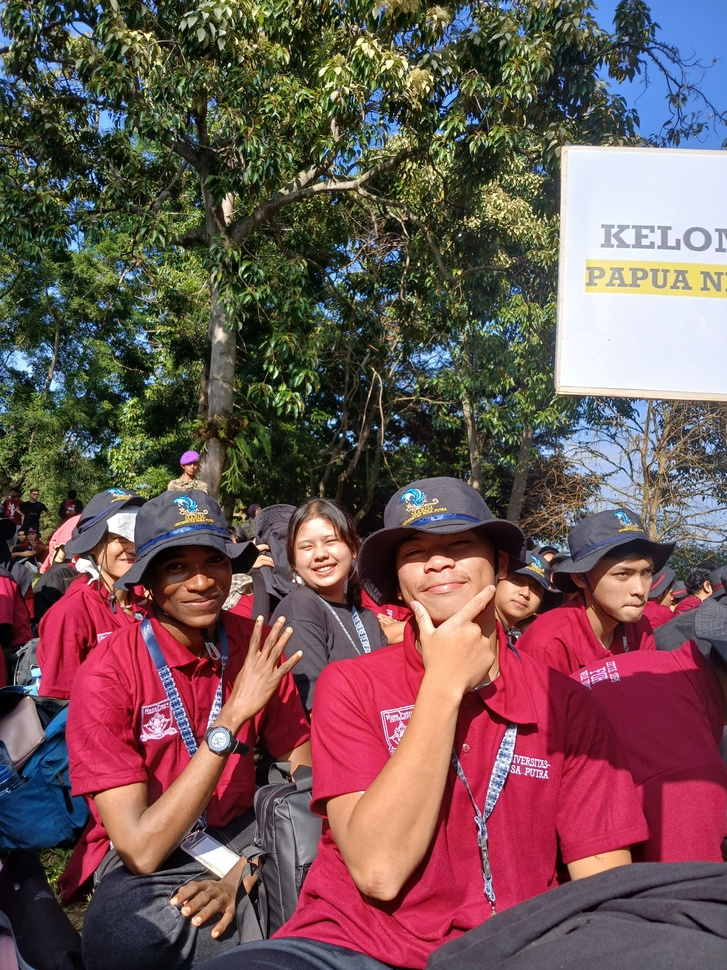
#> input picture foto.jpg, 727 x 970 px, shrunk from 1920 x 2560 before the run
$ python rotation.py
#> lines starting #> are read from the running program, lines starting #| are printed output that depends on the picture

import cv2
import matplotlib.pyplot as plt

# Membaca gambar
img = cv2.imread("foto.jpg")
#> img is the input picture: shape (970, 727, 3); mean B, G, R 84.5, 85.4, 111.5

if img is None:
    print("Gambar tidak ditemukan!")
    exit()

img = cv2.cvtColor(img, cv2.COLOR_BGR2RGB)

tinggi, lebar = img.shape[:2]
#> tinggi = 970; lebar = 727

# Menentukan titik pusat
pusat = (lebar // 2, tinggi // 2)
#> pusat = (363, 485)

# Rotasi 45 derajat
M45 = cv2.getRotationMatrix2D(pusat, 45, 1.0)
hasil_45 = cv2.warpAffine(img, M45, (lebar, tinggi))
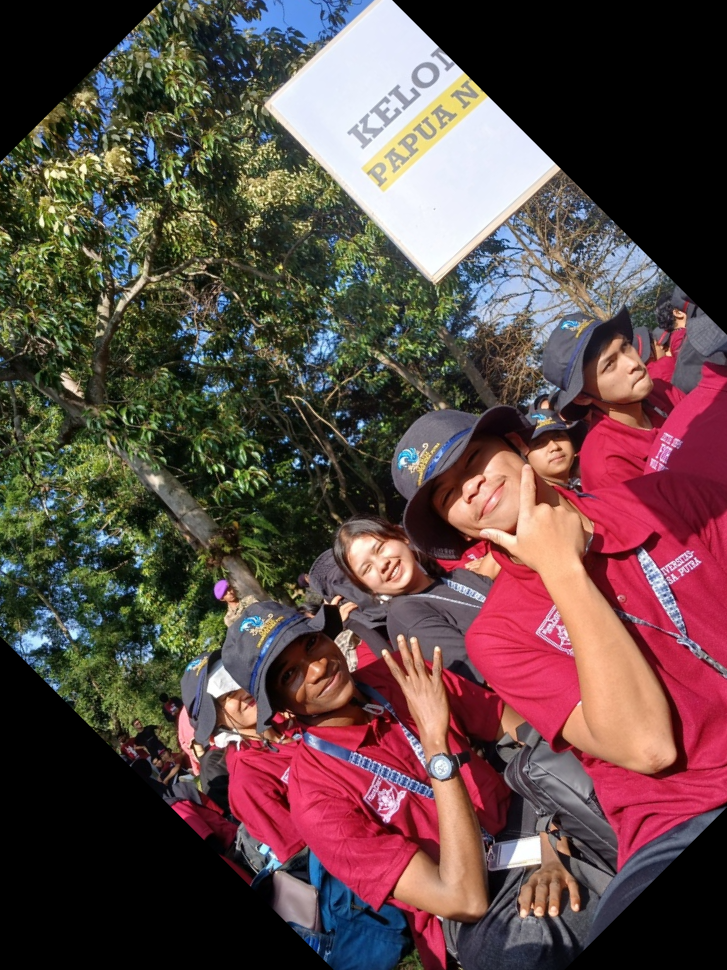
#> hasil_45: shape (970, 727, 3); mean R, G, B 94.2, 72.1, 69.5

# Rotasi 90 derajat
M90 = cv2.getRotationMatrix2D(pusat, 90, 1.0)
hasil_90 = cv2.warpAffine(img, M90, (lebar, tinggi))
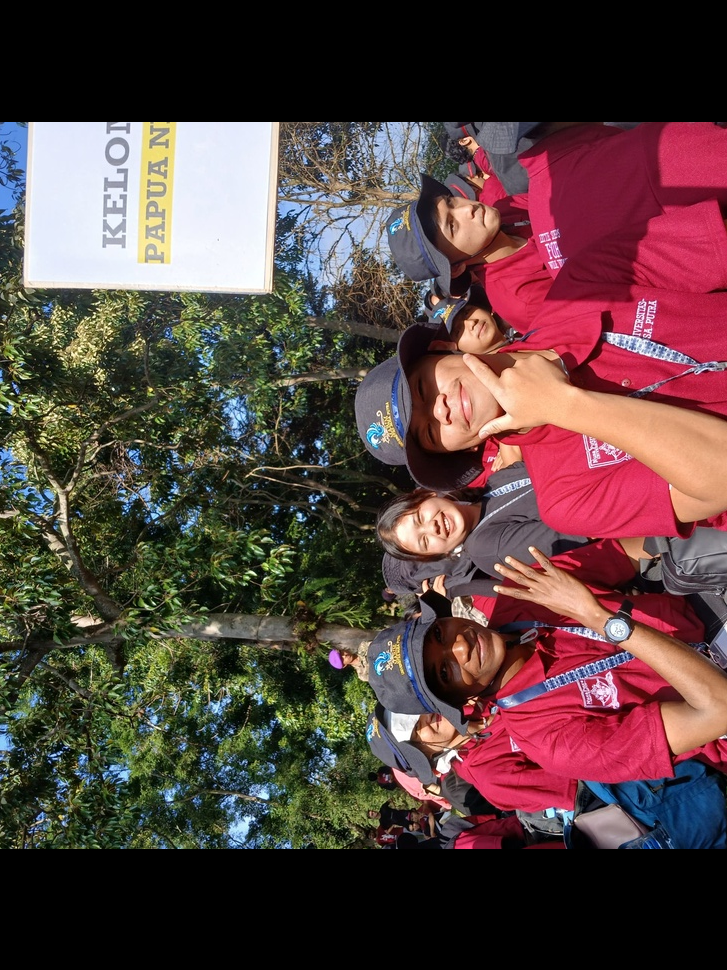
#> hasil_90: shape (970, 727, 3); mean R, G, B 88.1, 65.9, 64.2

# Rotasi 180 derajat
M180 = cv2.getRotationMatrix2D(pusat, 180, 1.0)
hasil_180 = cv2.warpAffine(img, M180, (lebar, tinggi))
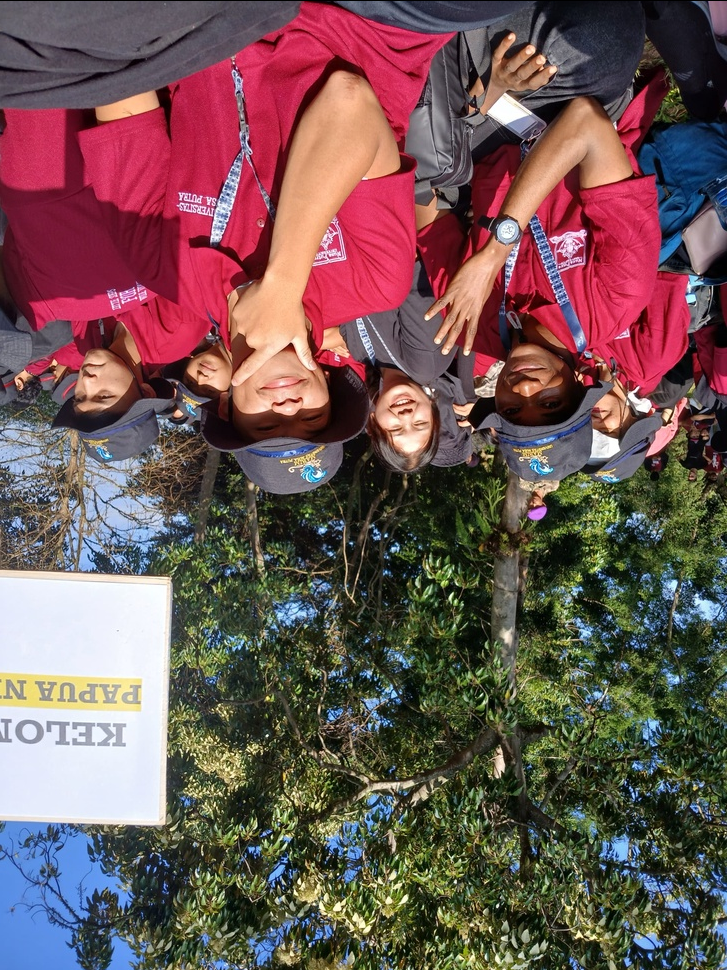
#> hasil_180: shape (970, 727, 3); mean R, G, B 111.4, 85.3, 84.4

# Menampilkan seluruh hasil
plt.figure(figsize=(15, 8))

plt.subplot(2, 2, 1)
plt.imshow(img)
plt.title("Citra Asli")
plt.axis("off")

plt.subplot(2, 2, 2)
plt.imshow(hasil_45)
plt.title("Rotasi 45 Derajat")
plt.axis("off")

plt.subplot(2, 2, 3)
plt.imshow(hasil_90)
plt.title("Rotasi 90 Derajat")
plt.axis("off")

plt.subplot(2, 2, 4)
plt.imshow(hasil_180)
plt.title("Rotasi 180 Derajat")
plt.axis("off")

plt.tight_layout()
plt.show()
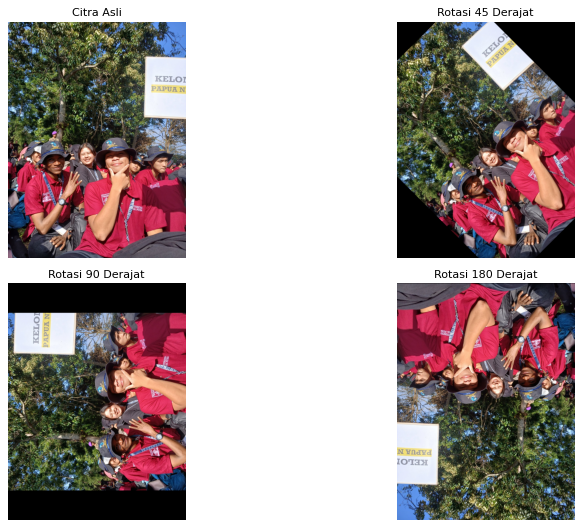
#> figure drawn by matplotlib, 4 panels
